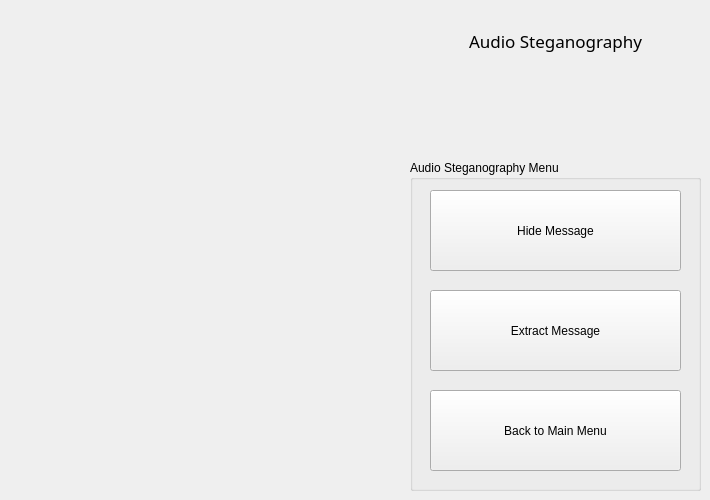
    <widget class="QWidget" name="audioPage">
     <widget class="QLabel" name="audioPageTitle">
      <property name="geometry">
       <rect>
        <x>440</x>
        <y>20</y>
        <width>231</width>
        <height>41</height>
       </rect>
      </property>
      <property name="font">
       <font>
        <family>Segoe UI Semibold</family>
        <pointsize>13</pointsize>
       </font>
      </property>
      <property name="text">
       <string>Audio Steganography</string>
      </property>
      <property name="textFormat">
       <enum>Qt::AutoText</enum>
      </property>
      <property name="alignment">
       <set>Qt::AlignCenter</set>
      </property>
     </widget>
     <widget class="QGroupBox" name="AMenuGroup">
      <property name="geometry">
       <rect>
        <x>410</x>
        <y>160</y>
        <width>291</width>
        <height>331</height>
       </rect>
      </property>
      <property name="title">
       <string>Audio Steganography Menu</string>
      </property>
      <widget class="QPushButton" name="AHidePageButton">
       <property name="geometry">
        <rect>
         <x>20</x>
         <y>30</y>
         <width>251</width>
         <height>81</height>
        </rect>
       </property>
       <property name="text">
        <string>Hide Message</string>
       </property>
      </widget>
      <widget class="QPushButton" name="AAudioBackPageButton">
       <property name="geometry">
        <rect>
         <x>20</x>
         <y>230</y>
         <width>251</width>
         <height>81</height>
        </rect>
       </property>
       <property name="text">
        <string>Back to Main Menu</string>
       </property>
      </widget>
      <widget class="QPushButton" name="AExtractPageButton">
       <property name="geometry">
        <rect>
         <x>20</x>
         <y>130</y>
         <width>251</width>
         <height>81</height>
        </rect>
       </property>
       <property name="text">
        <string>Extract Message</string>
       </property>
      </widget>
     </widget>
    </widget>
